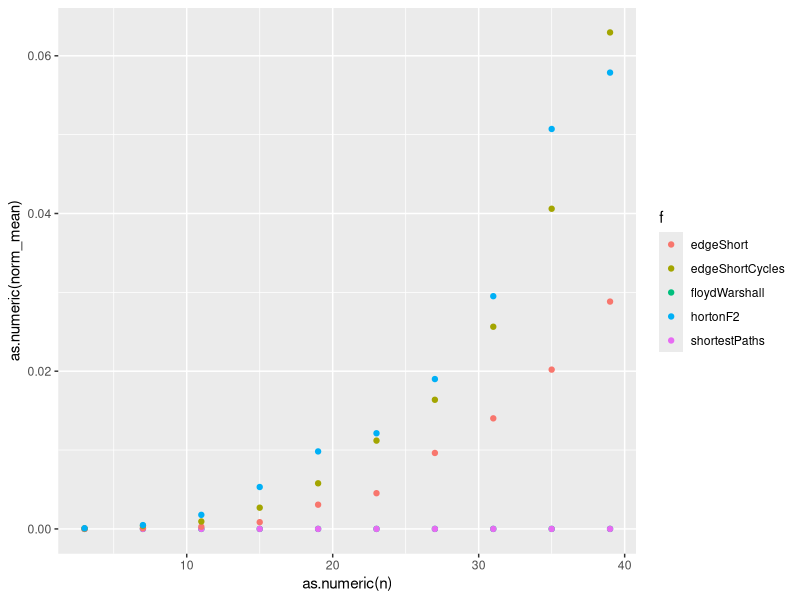
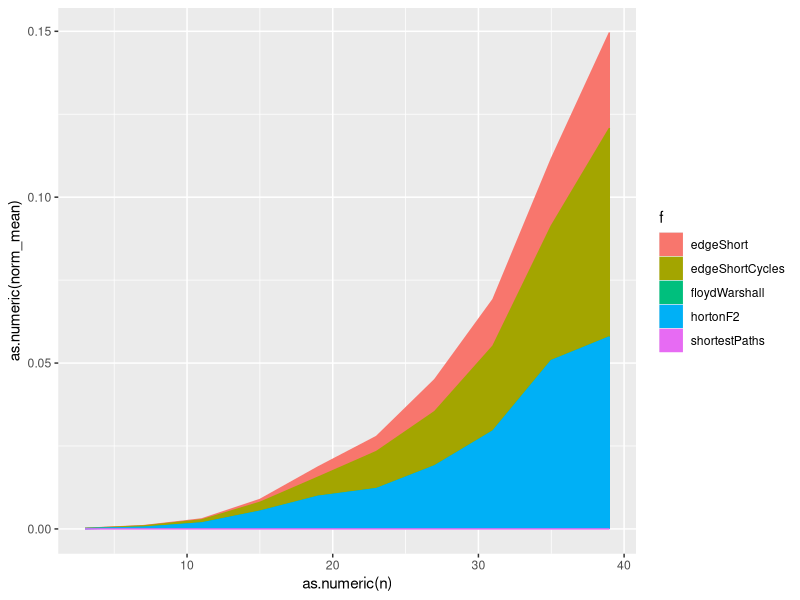

Source code (R) for these figures, in order:
## ---- chunk 1
knitr::opts_chunk$set(echo = TRUE)

library(dplyr)
library(tidyr)
library(ggplot2)
library(purrr)

# stack bench --benchmark-arguments "--csv ./bench/bench.csv"
dat <- read.table("bench.csv", header = T, sep = ",")
## ---- chunk 2

dat %>% 
  separate(col = Name, sep = "/", into = c("f", "n")) %>%
  mutate(norm_mean = Mean) %>%
  ggplot(aes(x = as.numeric(n), y = as.numeric(norm_mean))) +
  geom_point(aes(color = f))


## ---- chunk 3

dat %>% 
  separate(col = Name, sep = "/", into = c("f", "n")) %>%
  mutate(norm_mean = Mean) %>%
  ggplot(aes(x = as.numeric(n), y = as.numeric(norm_mean))) +
  geom_area(aes(colour = f, fill= f), position = 'stack')   

